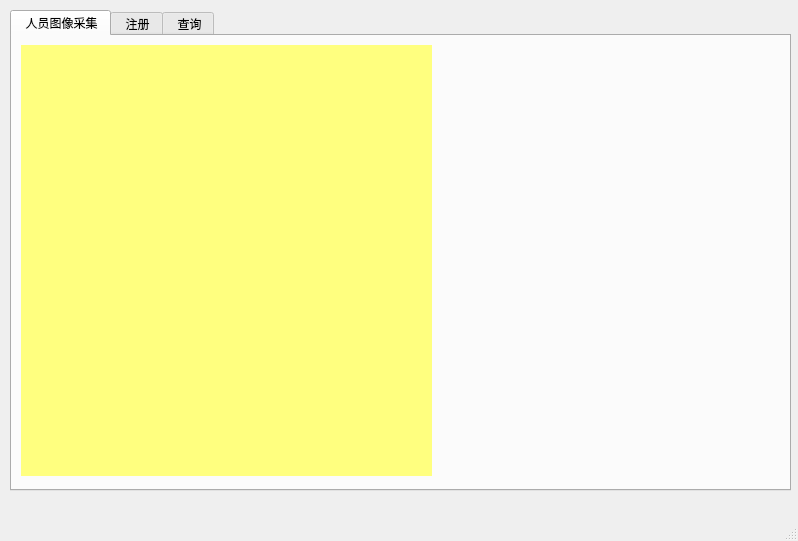
<?xml version="1.0" encoding="UTF-8"?>
<ui version="4.0">
 <class>Face_ServerWin</class>
 <widget class="QMainWindow" name="Face_ServerWin">
  <property name="geometry">
   <rect>
    <x>0</x>
    <y>0</y>
    <width>798</width>
    <height>541</height>
   </rect>
  </property>
  <property name="windowTitle">
   <string>Face_ServerWin</string>
  </property>
  <widget class="QWidget" name="centralwidget">
   <widget class="QTabWidget" name="tabWidget">
    <property name="geometry">
     <rect>
      <x>10</x>
      <y>10</y>
      <width>781</width>
      <height>481</height>
     </rect>
    </property>
    <property name="currentIndex">
     <number>0</number>
    </property>
    <widget class="QWidget" name="tab">
     <attribute name="title">
      <string> 人员图像采集</string>
     </attribute>
     <widget class="QLabel" name="picture">
      <property name="geometry">
       <rect>
        <x>9</x>
        <y>9</y>
        <width>411</width>
        <height>431</height>
       </rect>
      </property>
      <property name="styleSheet">
       <string notr="true">background-color: rgb(255, 255, 127);</string>
      </property>
      <property name="text">
       <string/>
      </property>
     </widget>
    </widget>
    <widget class="RegisterWin" name="registerWidget">
     <attribute name="title">
      <string> 注册</string>
     </attribute>
    </widget>
    <widget class="SelectWin" name="infoWidget">
     <attribute name="title">
      <string> 查询</string>
     </attribute>
    </widget>
   </widget>
  </widget>
  <widget class="QMenuBar" name="menubar">
   <property name="geometry">
    <rect>
     <x>0</x>
     <y>0</y>
     <width>798</width>
     <height>23</height>
    </rect>
   </property>
  </widget>
  <widget class="QStatusBar" name="statusbar"/>
 </widget>
 <customwidgets>
  <customwidget>
   <class>SelectWin</class>
   <extends>QWidget</extends>
   <header location="global">selectwin.h</header>
   <container>1</container>
  </customwidget>
  <customwidget>
   <class>RegisterWin</class>
   <extends>QWidget</extends>
   <header>registerwin.h</header>
   <container>1</container>
  </customwidget>
 </customwidgets>
 <resources/>
 <connections/>
</ui>
